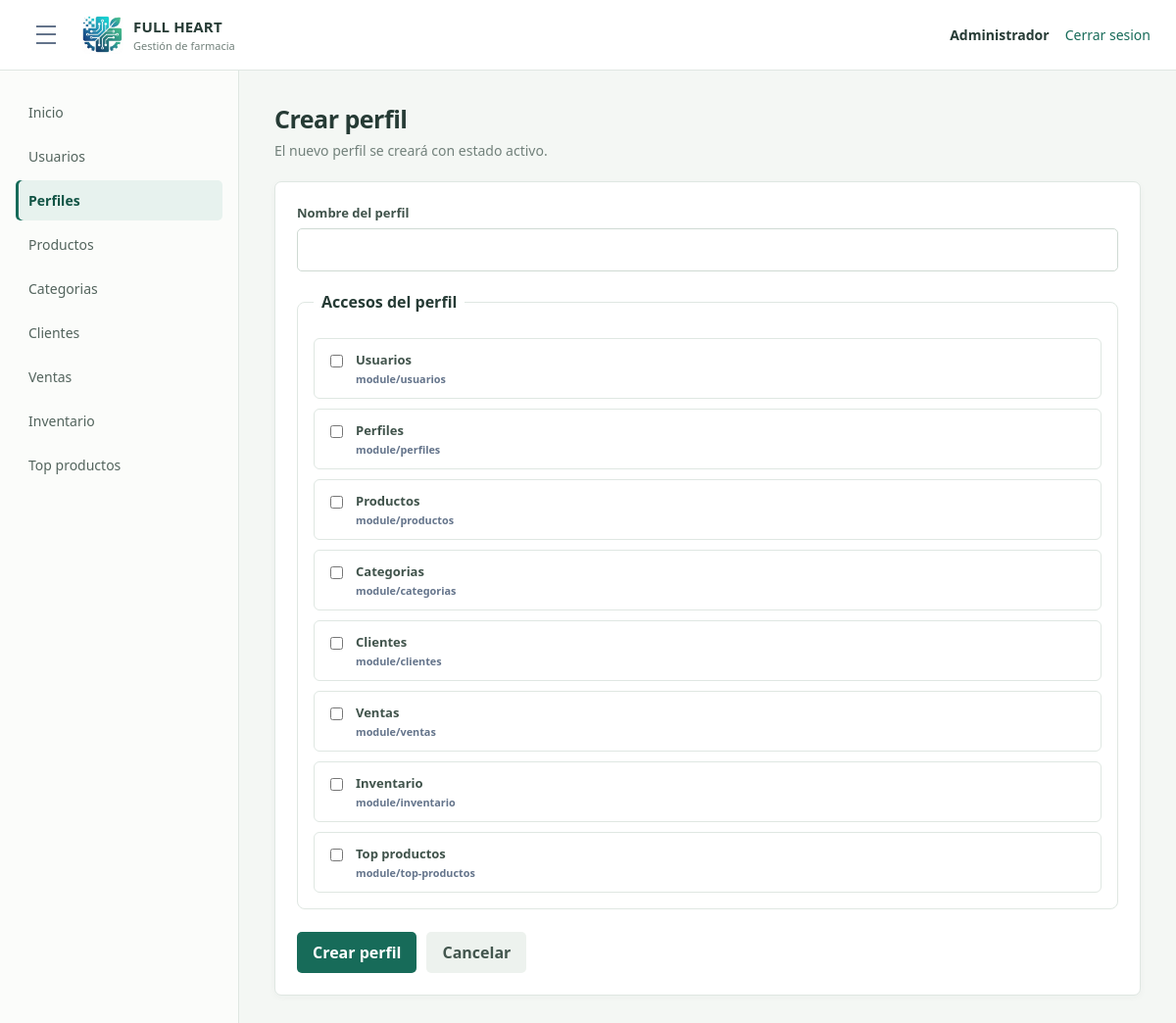
Page /index.php?route=module/perfiles/crear (signed in) on the earlier database version.
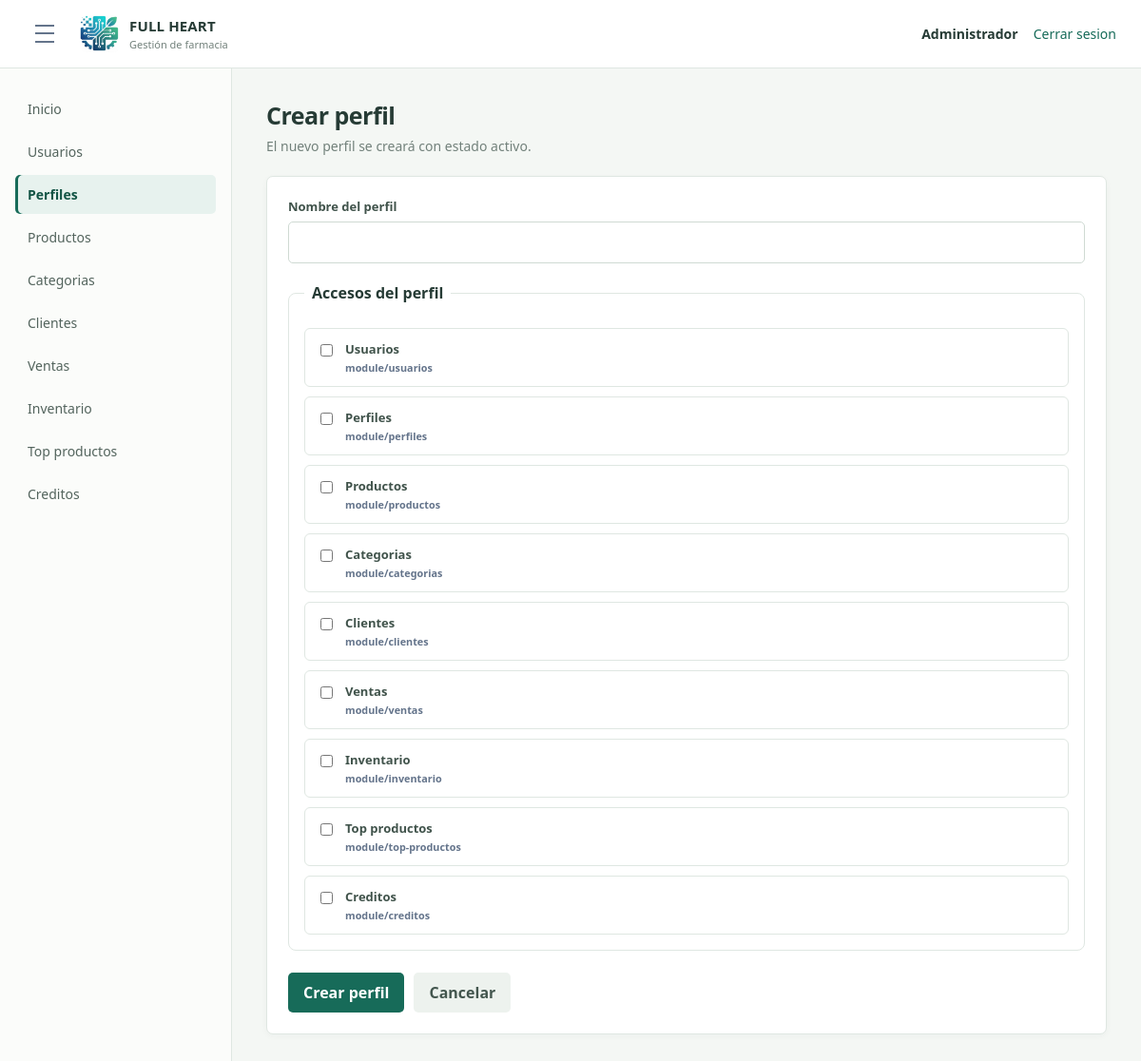
Same page on the later database version.
### tables this page shows
CREATE TABLE `opcion` (
  `idopcion` int(11) NOT NULL AUTO_INCREMENT,
  `descripcion` varchar(100) NOT NULL,
  `url` varchar(200) NOT NULL,
  `icono` varchar(50) NOT NULL DEFAULT 'fa-circle',
  `estado` tinyint(1) NOT NULL DEFAULT 1,
  `fecha_creacion` datetime NOT NULL DEFAULT current_timestamp(),
  PRIMARY KEY (`idopcion`)
);

### app/Controllers/PerfilController.php (called while the page is built, shortened)
<?php
class PerfilController
{
    private Profile $profiles;
    public function __construct(Profile $profiles)
    {
        $this->profiles = $profiles;
    }
    public function create(): void
    {
        $this->form(false);
    }
    private function form(bool $editing): void
    {
        $menuOptions = $this->requireAccess(["GET", "POST"]);
        $profile = $editing ? $this->requireProfile($_GET["id"] ?? null) : ["idperfil" => 0, "nombre" => ""];
        $accessOptions = $this->profiles->optionsWithAccess((int) ($profile["idperfil"] ?? 0));
        require __DIR__ . "/../Views/layout/app.php";
    }
    private function requireAccess(array $methods): array
    {
        $menuOptions = $this->profiles->menuOptions((int) ($_SESSION["idperfil"] ?? 0));
        foreach ($menuOptions as $option) {
            if (in_array($option["url"] ?? "", ["module/perfiles", "vista/perfiles.php"], true)) {
                $allowed = true;
                break;
            }
        }
        return $menuOptions;
    }
}

### app/Models/Profile.php (called while the page is built, shortened)
<?php
class Profile
{
    private PDO $db;
    public function __construct(PDO $db)
    {
        $this->db = $db;
    }
    public function optionsWithAccess(int $profileId = 0): array
    {
        $sql = "SELECT o.idopcion, o.descripcion, o.url, o.icono,
                       CASE WHEN a.idopcion IS NULL THEN 0 ELSE a.estado END AS permitido
                FROM opcion o
                LEFT JOIN acceso a ON a.idopcion = o.idopcion AND a.idperfil = :idperfil
                WHERE o.estado = 1
                ORDER BY o.idopcion";
        $statement = $this->db->prepare($sql);
        $statement->execute(["idperfil" => $profileId]);
        return $statement->fetchAll(PDO::FETCH_ASSOC);
    }
    public function menuOptions(int $profileId): array
    {
        $sql = "SELECT o.descripcion, o.url, o.icono
                FROM acceso a
                INNER JOIN opcion o ON o.idopcion = a.idopcion
                WHERE a.idperfil = :idperfil
                  AND a.estado = 1
                  AND o.estado = 1
                ORDER BY o.idopcion";
        $statement = $this->db->prepare($sql);
        $statement->execute(["idperfil" => $profileId]);
        return $statement->fetchAll();
    }
}

### app/Views/perfiles/form.php (the view, shortened to what this page needs)
<div class="page-title">
    <h1><?= $editing ? "Editar perfil" : "Crear perfil" ?></h1>
    <p><?= $editing ? "Actualiza el nombre del perfil." : "El nuevo perfil se creará con estado activo." ?></p>
</div>
<section class="panel">
    <form class="form-stack" method="post" action="index.php?route=module/perfiles/<?= $editing ? 'editar&amp;id=' . (int) $profile['idperfil'] : 'crear' ?>">
        <div class="form-field">
            <label for="nombre">Nombre del perfil</label>
            <input id="nombre" name="nombre" type="text" maxlength="50" required value="<?= htmlspecialchars($profile["nombre"], ENT_QUOTES, "UTF-8") ?>">
        </div>
        <fieldset class="access-grid">
            <legend>Accesos del perfil</legend>
            <?php foreach ($accessOptions as $option): ?>
                <label class="check-card">
                    <input type="checkbox" name="opciones[]" value="<?= (int) $option["idopcion"] ?>" <?= (int) $option["permitido"] === 1 ? "checked" : "" ?>>
                    <span>
                        <strong><?= htmlspecialchars($option["descripcion"], ENT_QUOTES, "UTF-8") ?></strong>
                        <small><?= htmlspecialchars($option["url"], ENT_QUOTES, "UTF-8") ?></small>
                    </span>
                </label>
            <?php endforeach; ?>
        </fieldset>
        <div class="form-actions">
            <button class="btn btn-primary" type="submit"><?= $editing ? "Guardar cambios" : "Crear perfil" ?></button>
            <a class="btn btn-light" href="index.php?route=module/perfiles">Cancelar</a>
        </div>
    </form>
</section>

### index.php (shortened to what this page needs)
<?php
require __DIR__ . "/app/Models/Profile.php";
require __DIR__ . "/app/Controllers/PerfilController.php";
$db = Database::connect();
$perfilController = new PerfilController(new Profile($db));
$route = $_GET["route"] ?? (isset($_SESSION["idusuario"]) ? "dashboard" : "login");
$perfilRoutes = [
    "module/perfiles" => "index",
    "vista/perfiles.php" => "index",
    "module/perfiles/crear" => "create",
    "module/perfiles/editar" => "edit",
    "module/perfiles/estado" => "changeStatus"
];
if (isset($perfilRoutes[$route])) {
    $perfilController->{$perfilRoutes[$route]}();
    exit;
}

### app/Views/layout/app.php (shortened to what this page needs)
<!DOCTYPE html>
<html lang="es">
<head>
    <link rel="stylesheet" href="public/css/styles.css?v=20261024-product-media">
</head>
<body class="app-body">
    <?php require __DIR__ . "/header.php"; ?>
    <div class="layout">
        <?php require __DIR__ . "/sidebar.php"; ?>
        <div class="contenido">
            <main>
                <?php require $view; ?>
            </main>
        </div>
    </div>
</body>
</html>

### app/Views/layout/header.php
<header class="topbar">
    <div class="topbar-left">
        <button class="menu-toggle" type="button" aria-label="Alternar menu" aria-expanded="true">
            <span></span>
            <span></span>
            <span></span>
        </button>
        <a class="brand-link" href="index.php?route=dashboard">
            <img src="public/img/farmacia-logo.png" alt="" width="42" height="42">
            <span><strong>FULL HEART</strong><small>Gestión de farmacia</small></span>
        </a>
    </div>
    <div class="topbar-user">
        <span><?= htmlspecialchars($_SESSION["nombre"] ?? "") ?></span>
        <a class="logout-link" href="index.php?route=logout">Cerrar sesion</a>
    </div>
</header>

### app/Views/layout/sidebar.php
<?php $currentRoute = $_GET["route"] ?? "dashboard"; ?>
<aside class="sidebar">
    <nav aria-label="Menu principal">
        <a href="index.php?route=dashboard" <?= $currentRoute === "dashboard" ? 'aria-current="page"' : "" ?>>Inicio</a>
        <?php foreach ($menuOptions as $option): ?>
            <?php $route = $option["url"] ?? ""; ?>
            <a href="index.php?route=<?= urlencode($route) ?>" <?= ($currentRoute === $route || str_starts_with($currentRoute, $route . "/")) ? 'aria-current="page"' : "" ?>>
                <?= htmlspecialchars($option["descripcion"]) ?>
            </a>
        <?php endforeach; ?>
    </nav>
</aside>

Differences in the rows shown:
added opcion: descripcion "Creditos", url "module/creditos"
